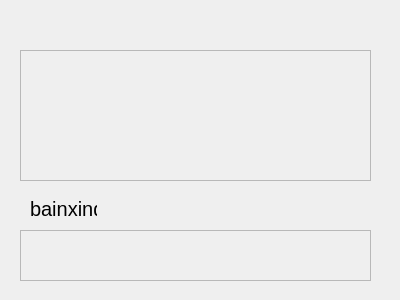
<?xml version="1.0" encoding="UTF-8"?>
<ui version="4.0">
 <class>Form</class>
 <widget class="QWidget" name="Form">
  <property name="geometry">
   <rect>
    <x>0</x>
    <y>0</y>
    <width>400</width>
    <height>300</height>
   </rect>
  </property>
  <property name="windowTitle">
   <string>Form</string>
  </property>
  <widget class="QTextEdit" name="textEdit">
   <property name="enabled">
    <bool>false</bool>
   </property>
   <property name="geometry">
    <rect>
     <x>20</x>
     <y>50</y>
     <width>351</width>
     <height>131</height>
    </rect>
   </property>
  </widget>
  <widget class="QTextEdit" name="textEdit_2">
   <property name="enabled">
    <bool>false</bool>
   </property>
   <property name="geometry">
    <rect>
     <x>20</x>
     <y>230</y>
     <width>351</width>
     <height>51</height>
    </rect>
   </property>
  </widget>
  <widget class="QLabel" name="label">
   <property name="geometry">
    <rect>
     <x>30</x>
     <y>200</y>
     <width>67</width>
     <height>17</height>
    </rect>
   </property>
   <property name="font">
    <font>
     <pointsize>15</pointsize>
    </font>
   </property>
   <property name="text">
    <string>bainxing</string>
   </property>
  </widget>
  <widget class="QWidget" name="">
   <property name="geometry">
    <rect>
     <x>20</x>
     <y>20</y>
     <width>188</width>
     <height>22</height>
    </rect>
   </property>
   <layout class="QHBoxLayout" name="horizontalLayout">
    <item>
     <widget class="QLabel" name="fayin1">
      <property name="text">
       <string/>
      </property>
     </widget>
    </item>
    <item>
     <spacer name="horizontalSpacer">
      <property name="orientation">
       <enum>Qt::Horizontal</enum>
      </property>
      <property name="sizeHint" stdset="0">
       <size>
        <width>40</width>
        <height>20</height>
       </size>
      </property>
     </spacer>
    </item>
    <item>
     <widget class="QLabel" name="fayin2">
      <property name="text">
       <string/>
      </property>
     </widget>
    </item>
   </layout>
  </widget>
 </widget>
 <resources/>
 <connections/>
</ui>
